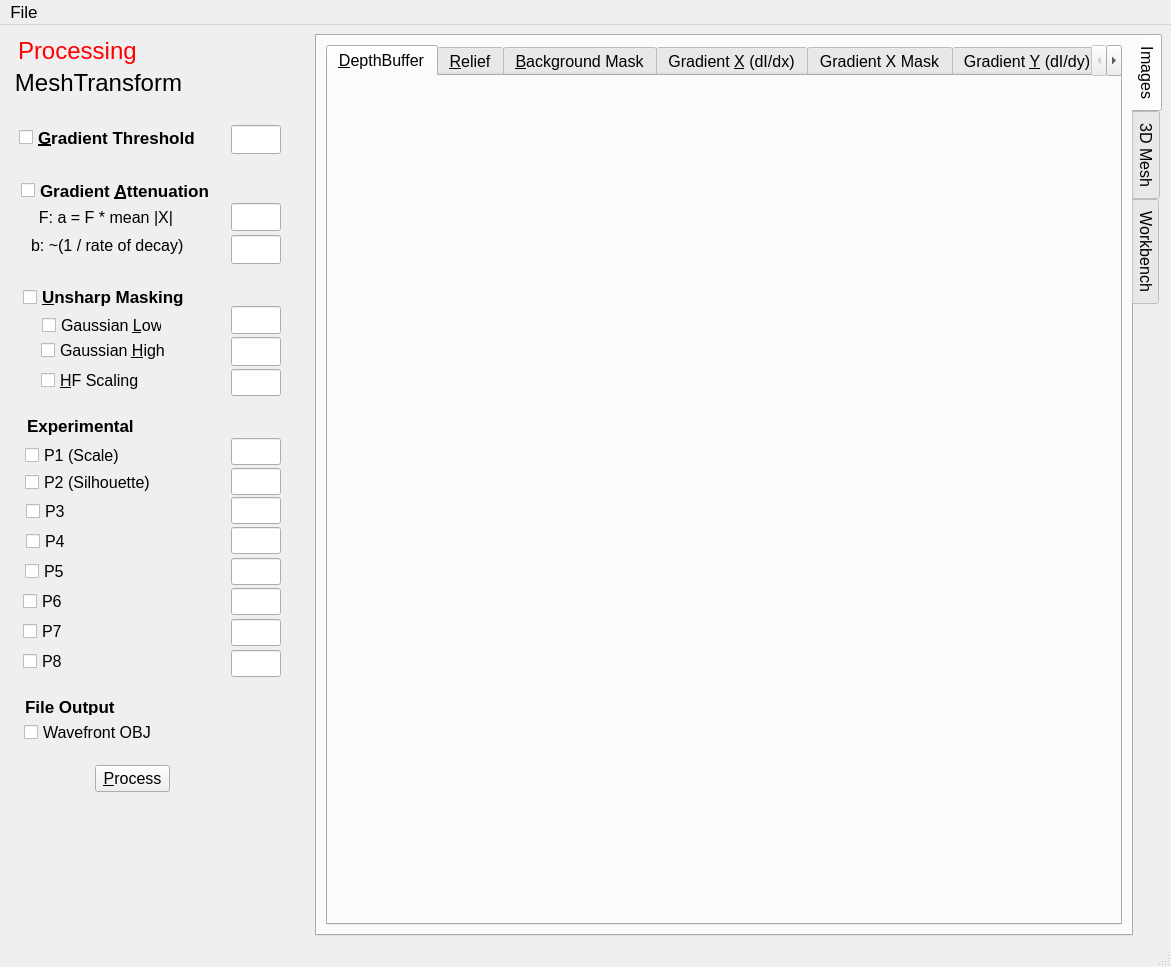
<?xml version="1.0" encoding="UTF-8"?>
<ui version="4.0">
 <class>MainWindow</class>
 <widget class="QMainWindow" name="MainWindow">
  <property name="geometry">
   <rect>
    <x>0</x>
    <y>0</y>
    <width>1171</width>
    <height>967</height>
   </rect>
  </property>
  <property name="sizePolicy">
   <sizepolicy hsizetype="MinimumExpanding" vsizetype="MinimumExpanding">
    <horstretch>0</horstretch>
    <verstretch>0</verstretch>
   </sizepolicy>
  </property>
  <property name="minimumSize">
   <size>
    <width>0</width>
    <height>0</height>
   </size>
  </property>
  <property name="windowTitle">
   <string>Explorer</string>
  </property>
  <property name="windowIcon">
   <iconset resource="explorer.qrc">
    <normaloff>:/Explorer/gradient.png</normaloff>:/Explorer/gradient.png</iconset>
  </property>
  <widget class="QWidget" name="centralWidget">
   <property name="sizePolicy">
    <sizepolicy hsizetype="Expanding" vsizetype="Preferred">
     <horstretch>0</horstretch>
     <verstretch>0</verstretch>
    </sizepolicy>
   </property>
   <property name="focusPolicy">
    <enum>Qt::NoFocus</enum>
   </property>
   <layout class="QGridLayout" name="gridLayout_2">
    <item row="0" column="1">
     <widget class="QTabWidget" name="overallTabsContainer">
      <property name="sizePolicy">
       <sizepolicy hsizetype="Expanding" vsizetype="Expanding">
        <horstretch>0</horstretch>
        <verstretch>0</verstretch>
       </sizepolicy>
      </property>
      <property name="minimumSize">
       <size>
        <width>0</width>
        <height>0</height>
       </size>
      </property>
      <property name="baseSize">
       <size>
        <width>0</width>
        <height>0</height>
       </size>
      </property>
      <property name="font">
       <font>
        <pointsize>12</pointsize>
       </font>
      </property>
      <property name="focusPolicy">
       <enum>Qt::NoFocus</enum>
      </property>
      <property name="tabPosition">
       <enum>QTabWidget::East</enum>
      </property>
      <property name="currentIndex">
       <number>0</number>
      </property>
      <widget class="QWidget" name="imageTabsContainer">
       <property name="sizePolicy">
        <sizepolicy hsizetype="Expanding" vsizetype="Expanding">
         <horstretch>0</horstretch>
         <verstretch>0</verstretch>
        </sizepolicy>
       </property>
       <property name="focusPolicy">
        <enum>Qt::NoFocus</enum>
       </property>
       <attribute name="title">
        <string>Images</string>
       </attribute>
       <layout class="QGridLayout" name="gridLayout">
        <item row="0" column="1">
         <widget class="QTabWidget" name="imageTabs">
          <property name="sizePolicy">
           <sizepolicy hsizetype="Expanding" vsizetype="Expanding">
            <horstretch>0</horstretch>
            <verstretch>0</verstretch>
           </sizepolicy>
          </property>
          <property name="font">
           <font>
            <pointsize>12</pointsize>
           </font>
          </property>
          <property name="focusPolicy">
           <enum>Qt::StrongFocus</enum>
          </property>
          <property name="currentIndex">
           <number>0</number>
          </property>
          <widget class="QWidget" name="depthBufferTab">
           <property name="sizePolicy">
            <sizepolicy hsizetype="Preferred" vsizetype="Preferred">
             <horstretch>0</horstretch>
             <verstretch>0</verstretch>
            </sizepolicy>
           </property>
           <property name="focusPolicy">
            <enum>Qt::TabFocus</enum>
           </property>
           <attribute name="title">
            <string>&amp;DepthBuffer</string>
           </attribute>
           <layout class="QVBoxLayout" name="verticalLayout_2"/>
          </widget>
          <widget class="QWidget" name="reliefTab">
           <property name="focusPolicy">
            <enum>Qt::TabFocus</enum>
           </property>
           <attribute name="title">
            <string>&amp;Relief</string>
           </attribute>
           <layout class="QVBoxLayout" name="verticalLayout_9"/>
          </widget>
          <widget class="QWidget" name="backgroundMaskTab">
           <property name="focusPolicy">
            <enum>Qt::TabFocus</enum>
           </property>
           <attribute name="title">
            <string>&amp;Background Mask</string>
           </attribute>
           <layout class="QVBoxLayout" name="verticalLayout_3"/>
          </widget>
          <widget class="QWidget" name="gradientXTab">
           <property name="focusPolicy">
            <enum>Qt::TabFocus</enum>
           </property>
           <attribute name="title">
            <string>Gradient &amp;X (dI/dx)</string>
           </attribute>
           <layout class="QVBoxLayout" name="verticalLayout_4"/>
          </widget>
          <widget class="QWidget" name="gradientXMaskTab">
           <property name="focusPolicy">
            <enum>Qt::TabFocus</enum>
           </property>
           <attribute name="title">
            <string>Gradient X Mask</string>
           </attribute>
           <layout class="QVBoxLayout" name="verticalLayout_5"/>
          </widget>
          <widget class="QWidget" name="gradientYTab">
           <property name="focusPolicy">
            <enum>Qt::TabFocus</enum>
           </property>
           <attribute name="title">
            <string>Gradient &amp;Y (dI/dy)</string>
           </attribute>
           <layout class="QVBoxLayout" name="verticalLayout_6"/>
          </widget>
          <widget class="QWidget" name="gradientYMaskTab">
           <property name="focusPolicy">
            <enum>Qt::TabFocus</enum>
           </property>
           <attribute name="title">
            <string>Gradient Y Mask</string>
           </attribute>
           <layout class="QVBoxLayout" name="verticalLayout_7"/>
          </widget>
          <widget class="QWidget" name="compositeMaskTab">
           <property name="focusPolicy">
            <enum>Qt::TabFocus</enum>
           </property>
           <attribute name="title">
            <string>&amp;Composite Mask</string>
           </attribute>
           <layout class="QVBoxLayout" name="verticalLayout_8"/>
          </widget>
          <widget class="QWidget" name="gradientXUnsharpTab">
           <property name="focusPolicy">
            <enum>Qt::TabFocus</enum>
           </property>
           <attribute name="title">
            <string>Gradient X Unsharp</string>
           </attribute>
           <layout class="QVBoxLayout" name="verticalLayout"/>
          </widget>
          <widget class="QWidget" name="gradientYUnsharpTab">
           <property name="focusPolicy">
            <enum>Qt::TabFocus</enum>
           </property>
           <attribute name="title">
            <string>Gradient Y Unsharp</string>
           </attribute>
           <layout class="QVBoxLayout" name="verticalLayout_11"/>
          </widget>
         </widget>
        </item>
       </layout>
      </widget>
      <widget class="QWidget" name="modelTabsContainer">
       <property name="sizePolicy">
        <sizepolicy hsizetype="Expanding" vsizetype="Expanding">
         <horstretch>0</horstretch>
         <verstretch>0</verstretch>
        </sizepolicy>
       </property>
       <property name="font">
        <font>
         <pointsize>12</pointsize>
        </font>
       </property>
       <property name="focusPolicy">
        <enum>Qt::NoFocus</enum>
       </property>
       <attribute name="title">
        <string>3D Mesh</string>
       </attribute>
       <layout class="QGridLayout" name="gridLayout_3">
        <item row="0" column="0">
         <widget class="QTabWidget" name="modelTabs">
          <property name="focusPolicy">
           <enum>Qt::NoFocus</enum>
          </property>
          <property name="currentIndex">
           <number>0</number>
          </property>
          <widget class="QWidget" name="modelMeshTab">
           <property name="focusPolicy">
            <enum>Qt::TabFocus</enum>
           </property>
           <attribute name="title">
            <string>&amp;Model</string>
           </attribute>
           <layout class="QVBoxLayout" name="verticalLayout_10"/>
          </widget>
          <widget class="QWidget" name="modelMeshScaledTab">
           <attribute name="title">
            <string>Model &amp;Scaled</string>
           </attribute>
           <layout class="QVBoxLayout" name="verticalLayout_13"/>
          </widget>
          <widget class="QWidget" name="reliefMeshTab">
           <property name="focusPolicy">
            <enum>Qt::TabFocus</enum>
           </property>
           <attribute name="title">
            <string>&amp;Relief</string>
           </attribute>
           <layout class="QVBoxLayout" name="verticalLayout_12"/>
          </widget>
         </widget>
        </item>
       </layout>
      </widget>
      <widget class="QWidget" name="workbenchTabsContainer">
       <attribute name="title">
        <string>Workbench</string>
       </attribute>
       <layout class="QGridLayout" name="gridLayout_4">
        <item row="0" column="0">
         <widget class="QTabWidget" name="workbenchTabs">
          <property name="currentIndex">
           <number>0</number>
          </property>
          <widget class="QWidget" name="i1Tab">
           <attribute name="title">
            <string>I1</string>
           </attribute>
           <layout class="QVBoxLayout" name="verticalLayout_14"/>
          </widget>
          <widget class="QWidget" name="i2Tab">
           <attribute name="title">
            <string>I2</string>
           </attribute>
           <layout class="QVBoxLayout" name="verticalLayout_15"/>
          </widget>
          <widget class="QWidget" name="i3Tab">
           <attribute name="title">
            <string>I3</string>
           </attribute>
           <layout class="QVBoxLayout" name="verticalLayout_16"/>
          </widget>
          <widget class="QWidget" name="i4Tab">
           <attribute name="title">
            <string>I4</string>
           </attribute>
           <layout class="QVBoxLayout" name="verticalLayout_17"/>
          </widget>
          <widget class="QWidget" name="i5Tab">
           <attribute name="title">
            <string>I5</string>
           </attribute>
           <layout class="QVBoxLayout" name="verticalLayout_18"/>
          </widget>
          <widget class="QWidget" name="i6Tab">
           <attribute name="title">
            <string>I6</string>
           </attribute>
           <layout class="QVBoxLayout" name="verticalLayout_19"/>
          </widget>
         </widget>
        </item>
       </layout>
      </widget>
     </widget>
    </item>
    <item row="0" column="0">
     <widget class="QWidget" name="settingsContainer" native="true">
      <property name="sizePolicy">
       <sizepolicy hsizetype="Fixed" vsizetype="Preferred">
        <horstretch>0</horstretch>
        <verstretch>0</verstretch>
       </sizepolicy>
      </property>
      <property name="minimumSize">
       <size>
        <width>300</width>
        <height>0</height>
       </size>
      </property>
      <property name="maximumSize">
       <size>
        <width>300</width>
        <height>896</height>
       </size>
      </property>
      <property name="font">
       <font>
        <pointsize>12</pointsize>
        <weight>50</weight>
        <bold>false</bold>
       </font>
      </property>
      <property name="focusPolicy">
       <enum>Qt::ClickFocus</enum>
      </property>
      <widget class="QCheckBox" name="gradientThresholdCheckBox">
       <property name="geometry">
        <rect>
         <x>10</x>
         <y>89</y>
         <width>188</width>
         <height>23</height>
        </rect>
       </property>
       <property name="maximumSize">
        <size>
         <width>373</width>
         <height>16777215</height>
        </size>
       </property>
       <property name="font">
        <font>
         <pointsize>13</pointsize>
         <weight>75</weight>
         <bold>true</bold>
        </font>
       </property>
       <property name="text">
        <string>&amp;Gradient Threshold</string>
       </property>
      </widget>
      <widget class="QLineEdit" name="gradientThresholdLineEdit">
       <property name="geometry">
        <rect>
         <x>222</x>
         <y>88</y>
         <width>50</width>
         <height>29</height>
        </rect>
       </property>
       <property name="maximumSize">
        <size>
         <width>373</width>
         <height>16777215</height>
        </size>
       </property>
      </widget>
      <widget class="QCheckBox" name="unsharpGaussianLowCheckBox">
       <property name="geometry">
        <rect>
         <x>33</x>
         <y>277</y>
         <width>120</width>
         <height>23</height>
        </rect>
       </property>
       <property name="text">
        <string>Gaussian &amp;Low</string>
       </property>
      </widget>
      <widget class="QLineEdit" name="unsharpGaussianLowLineEdit">
       <property name="geometry">
        <rect>
         <x>222</x>
         <y>269</y>
         <width>50</width>
         <height>28</height>
        </rect>
       </property>
       <property name="maximumSize">
        <size>
         <width>373</width>
         <height>16777215</height>
        </size>
       </property>
      </widget>
      <widget class="QCheckBox" name="unsharpGaussianHighCheckBox">
       <property name="geometry">
        <rect>
         <x>32</x>
         <y>302</y>
         <width>124</width>
         <height>23</height>
        </rect>
       </property>
       <property name="text">
        <string>Gaussian &amp;High</string>
       </property>
      </widget>
      <widget class="QLineEdit" name="unsharpGaussianHighLineEdit">
       <property name="geometry">
        <rect>
         <x>222</x>
         <y>300</y>
         <width>50</width>
         <height>29</height>
        </rect>
       </property>
       <property name="maximumSize">
        <size>
         <width>373</width>
         <height>16777215</height>
        </size>
       </property>
      </widget>
      <widget class="QCheckBox" name="unsharpHFScaleCheckBox">
       <property name="geometry">
        <rect>
         <x>32</x>
         <y>332</y>
         <width>155</width>
         <height>23</height>
        </rect>
       </property>
       <property name="text">
        <string>&amp;HF Scaling</string>
       </property>
      </widget>
      <widget class="QLineEdit" name="unsharpHFScaleLineEdit">
       <property name="geometry">
        <rect>
         <x>222</x>
         <y>332</y>
         <width>50</width>
         <height>27</height>
        </rect>
       </property>
       <property name="maximumSize">
        <size>
         <width>373</width>
         <height>16777215</height>
        </size>
       </property>
      </widget>
      <widget class="QPushButton" name="processButton">
       <property name="geometry">
        <rect>
         <x>86</x>
         <y>728</y>
         <width>75</width>
         <height>27</height>
        </rect>
       </property>
       <property name="maximumSize">
        <size>
         <width>373</width>
         <height>16777215</height>
        </size>
       </property>
       <property name="text">
        <string>&amp;Process</string>
       </property>
      </widget>
      <widget class="QCheckBox" name="attenuationCheckBox">
       <property name="geometry">
        <rect>
         <x>12</x>
         <y>142</y>
         <width>210</width>
         <height>23</height>
        </rect>
       </property>
       <property name="font">
        <font>
         <pointsize>13</pointsize>
         <weight>75</weight>
         <bold>true</bold>
        </font>
       </property>
       <property name="text">
        <string>Gradient &amp;Attenuation</string>
       </property>
      </widget>
      <widget class="QLabel" name="labelSetings">
       <property name="geometry">
        <rect>
         <x>-1</x>
         <y>35</y>
         <width>181</width>
         <height>21</height>
        </rect>
       </property>
       <property name="font">
        <font>
         <pointsize>18</pointsize>
        </font>
       </property>
       <property name="text">
        <string>MeshTransform</string>
       </property>
       <property name="alignment">
        <set>Qt::AlignCenter</set>
       </property>
      </widget>
      <widget class="QLineEdit" name="attenuationDecayLineEdit">
       <property name="geometry">
        <rect>
         <x>222</x>
         <y>198</y>
         <width>50</width>
         <height>29</height>
        </rect>
       </property>
      </widget>
      <widget class="QLineEdit" name="attenuationFactorLineEdit">
       <property name="geometry">
        <rect>
         <x>222</x>
         <y>166</y>
         <width>50</width>
         <height>28</height>
        </rect>
       </property>
      </widget>
      <widget class="QLabel" name="labelAttenuationFactor">
       <property name="geometry">
        <rect>
         <x>13</x>
         <y>170</y>
         <width>151</width>
         <height>20</height>
        </rect>
       </property>
       <property name="text">
        <string>F: a = F * mean |X|</string>
       </property>
       <property name="alignment">
        <set>Qt::AlignRight|Qt::AlignTrailing|Qt::AlignVCenter</set>
       </property>
      </widget>
      <widget class="QLabel" name="labelAttenuationDecay">
       <property name="geometry">
        <rect>
         <x>22</x>
         <y>198</y>
         <width>171</width>
         <height>20</height>
        </rect>
       </property>
       <property name="text">
        <string>b: ~(1 / rate of decay)</string>
       </property>
      </widget>
      <widget class="QCheckBox" name="unsharpMaskingCheckBox">
       <property name="geometry">
        <rect>
         <x>14</x>
         <y>249</y>
         <width>177</width>
         <height>22</height>
        </rect>
       </property>
       <property name="font">
        <font>
         <pointsize>13</pointsize>
         <weight>75</weight>
         <bold>true</bold>
        </font>
       </property>
       <property name="text">
        <string>&amp;Unsharp Masking</string>
       </property>
      </widget>
      <widget class="QCheckBox" name="p1CheckBox">
       <property name="geometry">
        <rect>
         <x>16</x>
         <y>408</y>
         <width>165</width>
         <height>20</height>
        </rect>
       </property>
       <property name="text">
        <string>P1 (Scale)</string>
       </property>
      </widget>
      <widget class="QCheckBox" name="p2CheckBox">
       <property name="geometry">
        <rect>
         <x>16</x>
         <y>436</y>
         <width>158</width>
         <height>19</height>
        </rect>
       </property>
       <property name="text">
        <string>P2 (Silhouette)</string>
       </property>
      </widget>
      <widget class="QLabel" name="labelExperimental">
       <property name="geometry">
        <rect>
         <x>18</x>
         <y>380</y>
         <width>157</width>
         <height>18</height>
        </rect>
       </property>
       <property name="font">
        <font>
         <pointsize>13</pointsize>
         <weight>75</weight>
         <bold>true</bold>
        </font>
       </property>
       <property name="text">
        <string>Experimental</string>
       </property>
      </widget>
      <widget class="QLineEdit" name="p1LineEdit">
       <property name="geometry">
        <rect>
         <x>222</x>
         <y>401</y>
         <width>50</width>
         <height>27</height>
        </rect>
       </property>
       <property name="maximumSize">
        <size>
         <width>373</width>
         <height>16777215</height>
        </size>
       </property>
      </widget>
      <widget class="QLineEdit" name="p2LineEdit">
       <property name="geometry">
        <rect>
         <x>222</x>
         <y>431</y>
         <width>50</width>
         <height>27</height>
        </rect>
       </property>
       <property name="maximumSize">
        <size>
         <width>373</width>
         <height>16777215</height>
        </size>
       </property>
      </widget>
      <widget class="QLineEdit" name="p3LineEdit">
       <property name="geometry">
        <rect>
         <x>222</x>
         <y>460</y>
         <width>50</width>
         <height>27</height>
        </rect>
       </property>
       <property name="maximumSize">
        <size>
         <width>373</width>
         <height>16777215</height>
        </size>
       </property>
      </widget>
      <widget class="QCheckBox" name="p3CheckBox">
       <property name="geometry">
        <rect>
         <x>17</x>
         <y>465</y>
         <width>158</width>
         <height>19</height>
        </rect>
       </property>
       <property name="text">
        <string>P3</string>
       </property>
      </widget>
      <widget class="QLineEdit" name="p4LineEdit">
       <property name="geometry">
        <rect>
         <x>222</x>
         <y>490</y>
         <width>50</width>
         <height>27</height>
        </rect>
       </property>
       <property name="maximumSize">
        <size>
         <width>373</width>
         <height>16777215</height>
        </size>
       </property>
      </widget>
      <widget class="QCheckBox" name="p4CheckBox">
       <property name="geometry">
        <rect>
         <x>17</x>
         <y>495</y>
         <width>158</width>
         <height>19</height>
        </rect>
       </property>
       <property name="text">
        <string>P4</string>
       </property>
      </widget>
      <widget class="QLineEdit" name="p6LineEdit">
       <property name="geometry">
        <rect>
         <x>222</x>
         <y>551</y>
         <width>50</width>
         <height>27</height>
        </rect>
       </property>
       <property name="maximumSize">
        <size>
         <width>373</width>
         <height>16777215</height>
        </size>
       </property>
      </widget>
      <widget class="QCheckBox" name="p5CheckBox">
       <property name="geometry">
        <rect>
         <x>16</x>
         <y>525</y>
         <width>158</width>
         <height>19</height>
        </rect>
       </property>
       <property name="text">
        <string>P5</string>
       </property>
      </widget>
      <widget class="QLineEdit" name="p7LineEdit">
       <property name="geometry">
        <rect>
         <x>222</x>
         <y>582</y>
         <width>50</width>
         <height>27</height>
        </rect>
       </property>
       <property name="maximumSize">
        <size>
         <width>373</width>
         <height>16777215</height>
        </size>
       </property>
      </widget>
      <widget class="QCheckBox" name="p6CheckBox">
       <property name="geometry">
        <rect>
         <x>14</x>
         <y>555</y>
         <width>158</width>
         <height>19</height>
        </rect>
       </property>
       <property name="text">
        <string>P6</string>
       </property>
      </widget>
      <widget class="QLineEdit" name="p8LineEdit">
       <property name="geometry">
        <rect>
         <x>222</x>
         <y>613</y>
         <width>50</width>
         <height>27</height>
        </rect>
       </property>
       <property name="maximumSize">
        <size>
         <width>373</width>
         <height>16777215</height>
        </size>
       </property>
      </widget>
      <widget class="QCheckBox" name="p7CheckBox">
       <property name="geometry">
        <rect>
         <x>14</x>
         <y>585</y>
         <width>158</width>
         <height>19</height>
        </rect>
       </property>
       <property name="text">
        <string>P7</string>
       </property>
      </widget>
      <widget class="QCheckBox" name="p8CheckBox">
       <property name="geometry">
        <rect>
         <x>14</x>
         <y>615</y>
         <width>158</width>
         <height>19</height>
        </rect>
       </property>
       <property name="text">
        <string>P8</string>
       </property>
      </widget>
      <widget class="QLineEdit" name="p5LineEdit">
       <property name="geometry">
        <rect>
         <x>222</x>
         <y>521</y>
         <width>50</width>
         <height>27</height>
        </rect>
       </property>
       <property name="maximumSize">
        <size>
         <width>373</width>
         <height>16777215</height>
        </size>
       </property>
      </widget>
      <widget class="QLabel" name="labelProcessing">
       <property name="geometry">
        <rect>
         <x>9</x>
         <y>-2</y>
         <width>141</width>
         <height>32</height>
        </rect>
       </property>
       <property name="text">
        <string>&lt;html&gt;&lt;head/&gt;&lt;body&gt;&lt;p&gt;&lt;span style=&quot; font-size:18pt; color:#ff0000;&quot;&gt;Processing&lt;/span&gt;&lt;/p&gt;&lt;/body&gt;&lt;/html&gt;</string>
       </property>
      </widget>
      <widget class="QLabel" name="labelFileOutput">
       <property name="geometry">
        <rect>
         <x>16</x>
         <y>660</y>
         <width>157</width>
         <height>18</height>
        </rect>
       </property>
       <property name="font">
        <font>
         <pointsize>13</pointsize>
         <weight>75</weight>
         <bold>true</bold>
        </font>
       </property>
       <property name="text">
        <string>&lt;html&gt;&lt;head/&gt;&lt;body&gt;&lt;p&gt;File Output&lt;/p&gt;&lt;/body&gt;&lt;/html&gt;</string>
       </property>
      </widget>
      <widget class="QCheckBox" name="fileOBJCheckBox">
       <property name="geometry">
        <rect>
         <x>15</x>
         <y>685</y>
         <width>165</width>
         <height>20</height>
        </rect>
       </property>
       <property name="text">
        <string>Wavefront OBJ</string>
       </property>
      </widget>
     </widget>
    </item>
   </layout>
  </widget>
  <widget class="QMenuBar" name="menubar">
   <property name="geometry">
    <rect>
     <x>0</x>
     <y>0</y>
     <width>1171</width>
     <height>29</height>
    </rect>
   </property>
   <property name="font">
    <font>
     <pointsize>13</pointsize>
    </font>
   </property>
   <widget class="QMenu" name="menuFile">
    <property name="title">
     <string>File</string>
    </property>
    <addaction name="actionOpen"/>
   </widget>
   <addaction name="menuFile"/>
  </widget>
  <widget class="QStatusBar" name="statusbar"/>
  <action name="actionOpen">
   <property name="text">
    <string>Open</string>
   </property>
  </action>
 </widget>
 <tabstops>
  <tabstop>gradientThresholdCheckBox</tabstop>
  <tabstop>gradientThresholdLineEdit</tabstop>
  <tabstop>attenuationCheckBox</tabstop>
  <tabstop>attenuationFactorLineEdit</tabstop>
  <tabstop>attenuationDecayLineEdit</tabstop>
  <tabstop>unsharpMaskingCheckBox</tabstop>
  <tabstop>unsharpGaussianLowCheckBox</tabstop>
  <tabstop>unsharpGaussianLowLineEdit</tabstop>
  <tabstop>unsharpGaussianHighCheckBox</tabstop>
  <tabstop>unsharpGaussianHighLineEdit</tabstop>
  <tabstop>unsharpHFScaleCheckBox</tabstop>
  <tabstop>unsharpHFScaleLineEdit</tabstop>
  <tabstop>p1CheckBox</tabstop>
  <tabstop>p1LineEdit</tabstop>
  <tabstop>p2CheckBox</tabstop>
  <tabstop>p2LineEdit</tabstop>
  <tabstop>p3CheckBox</tabstop>
  <tabstop>p3LineEdit</tabstop>
  <tabstop>p4CheckBox</tabstop>
  <tabstop>p4LineEdit</tabstop>
  <tabstop>p5CheckBox</tabstop>
  <tabstop>p5LineEdit</tabstop>
  <tabstop>p6CheckBox</tabstop>
  <tabstop>p6LineEdit</tabstop>
  <tabstop>p7CheckBox</tabstop>
  <tabstop>p7LineEdit</tabstop>
  <tabstop>p8CheckBox</tabstop>
  <tabstop>p8LineEdit</tabstop>
  <tabstop>processButton</tabstop>
 </tabstops>
 <resources>
  <include location="explorer.qrc"/>
 </resources>
 <connections/>
</ui>
